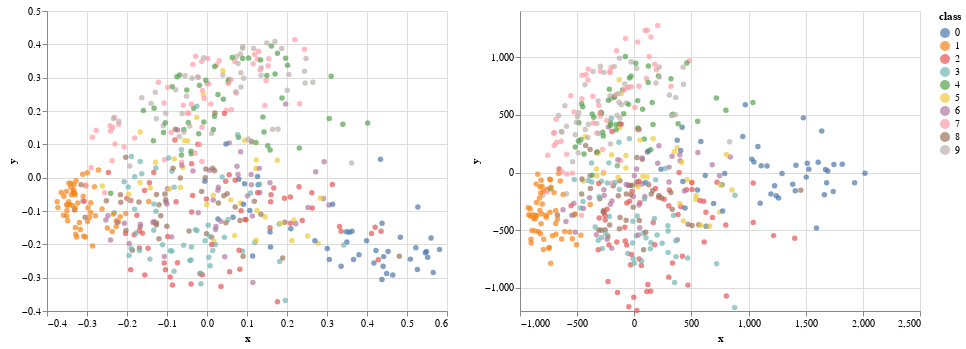

Notebook code cell kept with this figure:
### Markdown cell above
##### Fast Cluster Kernel

### Code cell
fast_cluster_kernel = FastClusterKernel(reduced_mnist, 4, distance_option='d1')
fast_cluster_kernel_matrix = fast_cluster_kernel.kernel_matrix(200)

X_kpca = (
            KernelPCA(
                2, kernel="precomputed"
                )
            .fit_transform(fast_cluster_kernel_matrix)
        )

fast_cluster_kernel_df = pd.DataFrame({
    'x': X_kpca[:, 0],
    'y': X_kpca[:, 1],
    'class': reduced_mnist.iloc[:, 0].to_numpy(dtype=int)
})

fast_cluster_kernel_chart = alt.Chart(fast_cluster_kernel_df).mark_circle().encode(
    x='x:Q',
    y='y:Q',
    color='class:N'
)

display(fast_cluster_kernel_chart)

### Figure 1 — Vega-Lite specification as saved in the notebook (floating-point values rounded to 4 significant figures; data arrays with more than 128 entries replaced by an {"elided": "..."} marker saying what was removed)
{"config": {"view": {"continuousWidth": 400, "continuousHeight": 300}}, "hconcat": [{"data": {"name": "data-5c98197c8a87c330f27425d09a81ea5d"}, "mark": "circle", "encoding": {"color": {"type": "nominal", "field": "class"}, "x": {"type": "quantitative", "field": "x"}, "y": {"type": "quantitative", "field": "y"}}}, {"data": {"name": "data-7c4be797ac8e1040ac4de223ff714fcf"}, "mark": "circle", "encoding": {"color": {"type": "nominal", "field": "class"}, "x": {"type": "quantitative", "field": "x"}, "y": {"type": "quantitative", "field": "y"}}}], "$schema": "https://vega.github.io/schema/vega-lite/v4.8.1.json", "datasets": {"data-5c98197c8a87c330f27425d09a81ea5d": {"elided": "500 records"}, "data-7c4be797ac8e1040ac4de223ff714fcf": {"elided": "500 records"}}}
